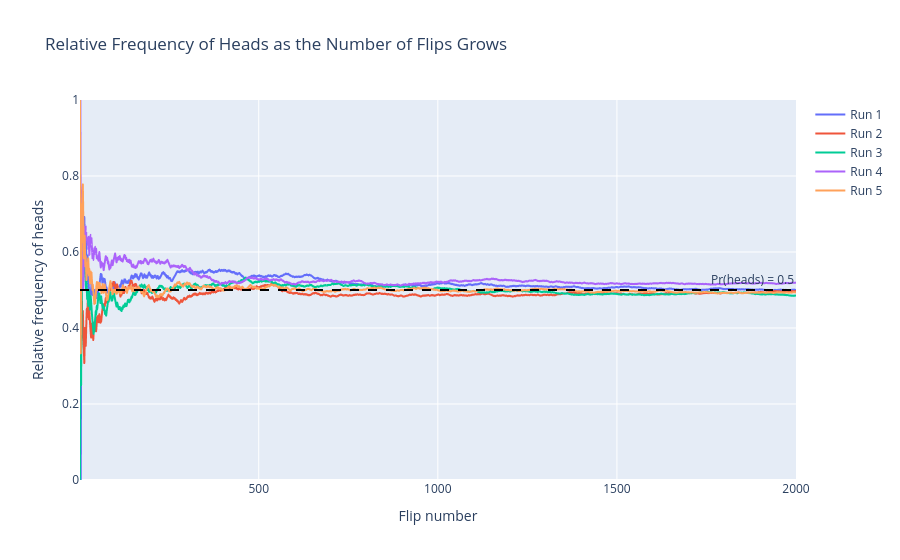

This figure's notebook cell:
### Markdown cell above
The relative frequency reliably gets closer to 0.5 as $N$ gets bigger. Let's take a closer look at this. 

Below we flip a coin 2000 times, and after every flip we recompute the relative frequency of heads *so far*. We do this five times, to see five different "runs."

* `np.cumsum()` computes a *cumulative sum* (i.e., a *running total*). For example, `[1, 0, 1, 1]` becomes `[1, 1, 2, 3]`. So `np.cumsum(flips)` is the number of heads *so far*.
* Dividing by the number of flips so far gives the relative frequency so far.

### Code cell
import plotly.express as px

N = 2000
flip_numbers = np.arange(1, N + 1)   # 1, 2, 3, ..., 2000
results = pd.DataFrame({"Flip number": flip_numbers})

for run in ["Run 1", "Run 2", "Run 3", "Run 4", "Run 5"]:
    flips = np.random.randint(low = 0, high = 2, size = N)
    results[run] = np.cumsum(flips) / flip_numbers   # relative frequency of heads after each flip

fig = px.line(results, x = "Flip number", y = ["Run 1", "Run 2", "Run 3", "Run 4", "Run 5"],
              labels = {"value": "Relative frequency of heads", "variable": ""},
              title = "Relative Frequency of Heads as the Number of Flips Grows",
              range_y = [0, 1], height = 500)
fig.add_hline(y = 0.5, line_dash = "dash", line_color = "black",
              annotation_text = "Pr(heads) = 0.5", annotation_position = "top right")

### Figure 1 — Plotly figure (JSON) as saved in the notebook; plotly's stock layout.template omitted (floating-point values rounded to 4 significant figures; data arrays with more than 128 entries replaced by an {"elided": "..."} marker saying what was removed)
{"data": [{"hovertemplate": "=Run 1<br>Flip number=%{x}<br>Relative frequency of heads=%{y}<extra></extra>", "legendgroup": "Run 1", "line": {"color": "#636efa", "dash": "solid"}, "marker": {"symbol": "circle"}, "mode": "lines", "name": "Run 1", "showlegend": true, "type": "scattergl", "x": {"elided": "2000 int values"}, "xaxis": "x", "y": {"elided": "2000 float values"}, "yaxis": "y"}, {"hovertemplate": "=Run 2<br>Flip number=%{x}<br>Relative frequency of heads=%{y}<extra></extra>", "legendgroup": "Run 2", "line": {"color": "#EF553B", "dash": "solid"}, "marker": {"symbol": "circle"}, "mode": "lines", "name": "Run 2", "showlegend": true, "type": "scattergl", "x": {"elided": "2000 int values"}, "xaxis": "x", "y": {"elided": "2000 float values"}, "yaxis": "y"}, {"hovertemplate": "=Run 3<br>Flip number=%{x}<br>Relative frequency of heads=%{y}<extra></extra>", "legendgroup": "Run 3", "line": {"color": "#00cc96", "dash": "solid"}, "marker": {"symbol": "circle"}, "mode": "lines", "name": "Run 3", "showlegend": true, "type": "scattergl", "x": {"elided": "2000 int values"}, "xaxis": "x", "y": {"elided": "2000 float values"}, "yaxis": "y"}, {"hovertemplate": "=Run 4<br>Flip number=%{x}<br>Relative frequency of heads=%{y}<extra></extra>", "legendgroup": "Run 4", "line": {"color": "#ab63fa", "dash": "solid"}, "marker": {"symbol": "circle"}, "mode": "lines", "name": "Run 4", "showlegend": true, "type": "scattergl", "x": {"elided": "2000 int values"}, "xaxis": "x", "y": {"elided": "2000 float values"}, "yaxis": "y"}, {"hovertemplate": "=Run 5<br>Flip number=%{x}<br>Relative frequency of heads=%{y}<extra></extra>", "legendgroup": "Run 5", "line": {"color": "#FFA15A", "dash": "solid"}, "marker": {"symbol": "circle"}, "mode": "lines", "name": "Run 5", "showlegend": true, "type": "scattergl", "x": {"elided": "2000 int values"}, "xaxis": "x", "y": {"elided": "2000 float values"}, "yaxis": "y"}], "layout": {"annotations": [{"showarrow": false, "text": "Pr(heads) = 0.5", "x": 1, "xanchor": "right", "xref": "x domain", "y": 0.5, "yanchor": "bottom", "yref": "y"}], "autosize": true, "legend": {"title": {"text": ""}, "tracegroupgap": 0}, "shapes": [{"line": {"color": "black", "dash": "dash"}, "type": "line", "x0": 0, "x1": 1, "xref": "x domain", "y0": 0.5, "y1": 0.5, "yref": "y"}], "title": {"text": "Relative Frequency of Heads as the Number of Flips Grows"}, "xaxis": {"anchor": "y", "autorange": true, "domain": [0, 1], "range": [1, 2000], "title": {"text": "Flip number"}, "type": "linear"}, "yaxis": {"anchor": "x", "domain": [0, 1], "range": [0, 1], "title": {"text": "Relative frequency of heads"}, "type": "linear"}}}
